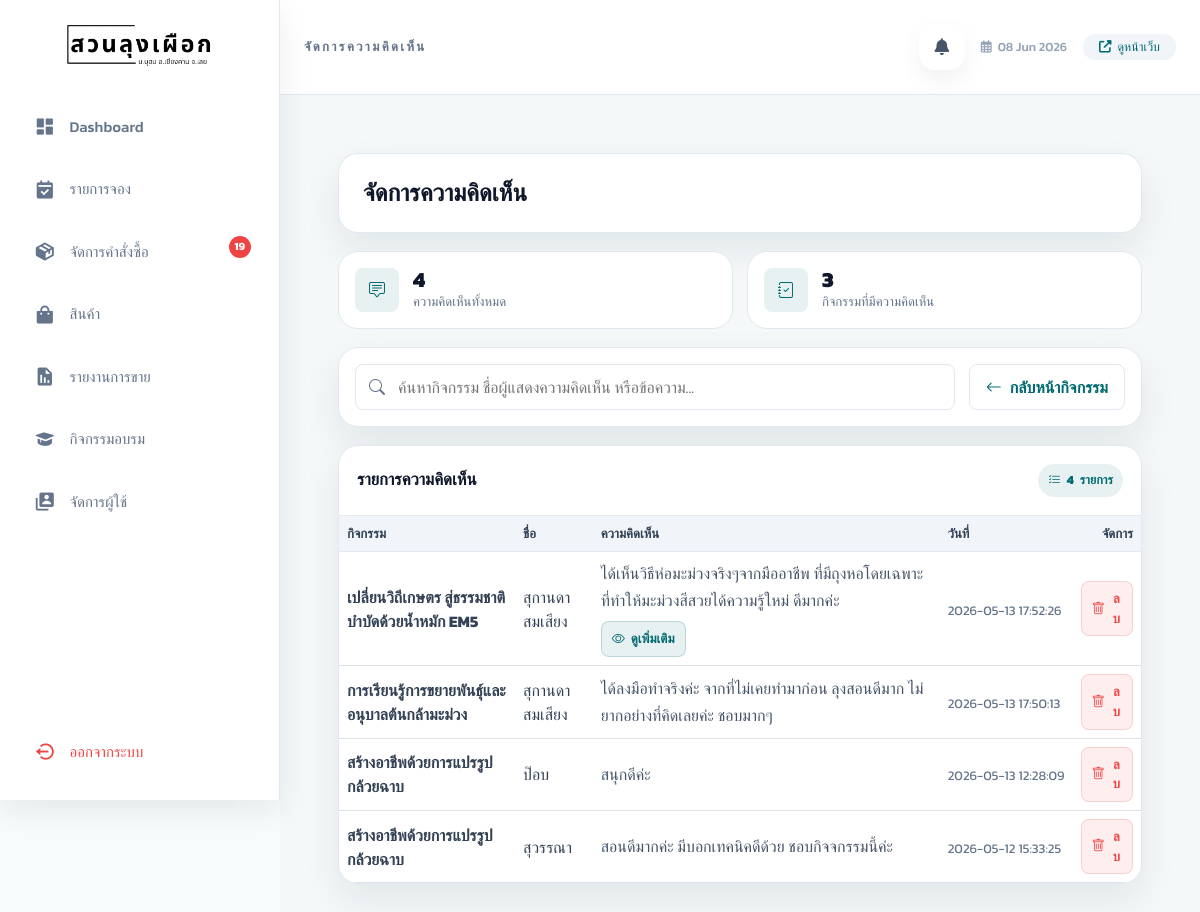
Page /admin/manage_comments.php (signed in) on the committed database.
### tables this page shows
CREATE TABLE `course_comments` (
  `comment_id` int(11) NOT NULL,
  `courses_id` int(11) NOT NULL,
  `member_id` int(11) DEFAULT NULL,
  `comment_text` text NOT NULL,
  `created_at` datetime DEFAULT current_timestamp(),
  `name` varchar(30) DEFAULT NULL,
  `guest_identifier` varchar(100) NOT NULL
);

CREATE TABLE `courses` (
  `courses_id` int(11) NOT NULL,
  `course_name` varchar(255) NOT NULL,
  `course_description` text NOT NULL,
  `image1` varchar(255) DEFAULT NULL,
  `image2` varchar(255) DEFAULT NULL,
  `image3` varchar(255) DEFAULT NULL,
  `created_at` timestamp NULL DEFAULT current_timestamp(),
  `updated_at` timestamp NULL DEFAULT current_timestamp() ON UPDATE current_timestamp()
);

### admin/manage_comments.php (the view, shortened to what this page needs)
<?php
require_once 'sidebar.php';
$comments = [];
$stmt = $conn->prepare("
    SELECT
        cc.comment_id,
        cc.name,
        cc.comment_text,
        cc.created_at,
        c.course_name
    FROM course_comments cc
    JOIN courses c ON cc.courses_id = c.courses_id
    ORDER BY cc.created_at DESC
");
if ($stmt) {
    $stmt->execute();
    $result = $stmt->get_result();
    while ($row = $result->fetch_assoc()) {
        $comments[] = [
            'comment_id' => (int)$row['comment_id'],
            'name' => $row['name'] ?: 'ไม่ระบุชื่อ',
            'comment_text' => $row['comment_text'] ?? '',
            'created_at' => $row['created_at'] ?? '',
            'course_name' => $row['course_name'] ?? '',
        ];
    }
}
$courseNames = [];
foreach ($comments as $comment) {
    $courseNames[$comment['course_name']] = true;
}
$adminPageExtraHead = <<<'HTML'
<link href="https://cdn.jsdelivr.net/npm/bootstrap@5.3.3/dist/css/bootstrap.min.css" rel="stylesheet">
<link rel="stylesheet" href="https://cdn.jsdelivr.net/npm/bootstrap-icons@1.11.3/font/bootstrap-icons.min.css">
HTML;
?>
<div class="comments-admin-page">
    <section class="comment-hero">
        <div>
            <h1 class="comment-title">จัดการความคิดเห็น</h1>
        </div>
    </section>
    <section class="comment-stats" aria-label="สรุปความคิดเห็น">
        <div class="comment-stat">
            <span class="comment-stat-icon"><i class="bi bi-chat-square-text"></i></span>
            <div>
                <p class="comment-stat-value"><?= number_format(count($comments)) ?></p>
                <div class="comment-stat-label">ความคิดเห็นทั้งหมด</div>
            </div>
        </div>
        <div class="comment-stat">
            <span class="comment-stat-icon"><i class="bi bi-journal-check"></i></span>
            <div>
                <p class="comment-stat-value"><?= number_format(count($courseNames)) ?></p>
                <div class="comment-stat-label">กิจกรรมที่มีความคิดเห็น</div>
            </div>
        </div>
    </section>
    <section class="comment-toolbar" aria-label="เครื่องมือจัดการความคิดเห็น">
        <div class="comment-search">
            <i class="bi bi-search"></i>
            <input type="search" id="commentSearch" placeholder="ค้นหากิจกรรม ชื่อผู้แสดงความคิดเห็น หรือข้อความ..." autocomplete="off">
        </div>
        <a href="edit_courses.php" class="btn-comment-back">
            <i class="bi bi-arrow-left"></i> กลับหน้ากิจกรรม
        </a>
    </section>
    <section class="comment-panel">
        <div class="comment-panel-head">
            <h2>รายการความคิดเห็น</h2>
            <span class="comment-count-pill"><i class="bi bi-list-check"></i> <span id="visibleCount"><?= number_format(count($comments)) ?></span> รายการ</span>
        </div>
        <div class="table-responsive">
            <table class="table table-hover align-middle comment-table">
                <thead>
                    <tr>
                        <th>กิจกรรม</th>
                        <th>ชื่อ</th>
                        <th>ความคิดเห็น</th>
                        <th>วันที่</th>
                        <th class="text-end">จัดการ</th>
                    </tr>
                </thead>
                <tbody>
                    <?php foreach ($comments as $comment): ?>
                        <?php
                        $fullText = $comment['comment_text'];
                        $shortText = mb_strimwidth($fullText, 0, 110, '...', 'UTF-8');
                        ?>
                        <tr class="comment-row" data-search="<?= htmlspecialchars(mb_strtolower($comment['course_name'] . ' ' . $comment['name'] . ' ' . $comment['comment_text'], 'UTF-8'), ENT_QUOTES, 'UTF-8') ?>">
                            <td class="course-cell" data-label="กิจกรรม"><?= htmlspecialchars($comment['course_name'], ENT_QUOTES, 'UTF-8') ?></td>
                            <td data-label="ชื่อ"><?= htmlspecialchars($comment['name'], ENT_QUOTES, 'UTF-8') ?></td>
                            <td data-label="ความคิดเห็น">
                                <div class="comment-preview"><?= nl2br(htmlspecialchars($shortText, ENT_QUOTES, 'UTF-8')) ?></div>
                                <?php if (mb_strlen($fullText, 'UTF-8') > 90): ?>
                                    <button class="btn btn-comment-view mt-2 view-comment-btn" type="button" data-bs-toggle="modal" data-bs-target="#viewCommentModal" data-comment-id="<?= (int)$comment['comment_id'] ?>">
                                        <i class="bi bi-eye"></i> ดูเพิ่มเติม
                                    </button>
                                <?php endif; ?>
                            </td>
                            <td data-label="วันที่"><span class="muted-small"><?= htmlspecialchars($comment['created_at'], ENT_QUOTES, 'UTF-8') ?></span></td>
                            <td class="text-end" data-label="จัดการ">
                                <button class="btn btn-comment-delete delete-comment-btn" type="button" data-bs-toggle="modal" data-bs-target="#deleteCommentModal" data-comment-id="<?= (int)$comment['comment_id'] ?>" data-comment-name="<?= htmlspecialchars($comment['name'], ENT_QUOTES, 'UTF-8') ?>">
                                    <i class="bi bi-trash"></i> ลบ
                                </button>
                            </td>
                        </tr>
                    <?php endforeach; ?>
                </tbody>
            </table>
        </div>
    </section>
</div>

### admin/manage_comments.php (style rules this page uses)
:root { --comment-green: #016A70; --comment-green-dark: #01545a; --comment-green-soft: rgba(1, 106, 112, .09); --comment-ink: #0f172a; --comment-muted: #64748b; --comment-line: #e2e8f0; --comment-bg: #f8fafc; --comment-panel: #ffffff; --comment-red: #ef4444; --comment-shadow: 0 16px 38px rgba(15, 23, 42, .08); --comment-radius: 8px; }
.comments-admin-page { width: 100%; max-width: 1420px; margin: 0 auto; padding: 28px; color: var(--comment-ink); }
.comment-hero, .comment-toolbar, .comment-panel, .comment-empty, .comment-modal .modal-content { background: var(--comment-panel); border: 1px solid var(--comment-line); border-radius: 20px; box-shadow: var(--comment-shadow); }
.comment-hero { display: grid; grid-template-columns: minmax(0, 1fr) auto; align-items: center; gap: 20px; padding: 24px; margin-bottom: 18px; }
.comment-title { margin: 0; font-size: clamp(1.45rem, 2vw, 2rem); font-weight: 800; line-height: 1.25; letter-spacing: 0; }
.comment-stats { display: grid; grid-template-columns: repeat(2, minmax(0, 1fr)); gap: 14px; margin-bottom: 18px; }
.comment-stat { display: flex; align-items: center; gap: 14px; padding: 16px; background: #fff; border: 1px solid var(--comment-line); border-radius: 20px; }
.comment-stat-icon { display: inline-flex; align-items: center; justify-content: center; width: 44px; height: 44px; border-radius: 8px; color: var(--comment-green); background: var(--comment-green-soft); flex: 0 0 auto; }
.comment-stat-value { margin: 0; font-size: 1.35rem; font-weight: 800; line-height: 1.1; }
.comment-stat-label { color: var(--comment-muted); font-size: .82rem; }
.comment-toolbar { display: flex; align-items: center; justify-content: space-between; gap: 14px; padding: 16px; margin-bottom: 18px; }
.comment-search { position: relative; flex: 1 1 360px; max-width: 620px; }
.comment-search i { position: absolute; left: 14px; top: 50%; transform: translateY(-50%); color: var(--comment-muted); }
.comment-search input { width: 100%; min-height: 46px; padding: 10px 16px 10px 42px; border: 1px solid var(--comment-line); border-radius: var(--comment-radius); outline: none; transition: .2s ease; }
.btn-comment-back { display: inline-flex; align-items: center; justify-content: center; gap: 8px; min-height: 42px; padding: 10px 16px; border: 1px solid var(--comment-line); border-radius: var(--comment-radius); background: #fff; color: var(--comment-green); font-weight: 700; text-decoration: none; }
.comment-panel { overflow: hidden; }
.comment-panel-head { display: flex; align-items: center; justify-content: space-between; gap: 12px; padding: 18px; border-bottom: 1px solid var(--comment-line); }
.comment-panel-head h2 { margin: 0; font-size: 1.05rem; font-weight: 800; }
.comment-count-pill { display: inline-flex; align-items: center; gap: 6px; padding: 7px 10px; border-radius: 999px; background: var(--comment-green-soft); color: var(--comment-green); font-size: .78rem; font-weight: 800; }
.comment-table { margin: 0; }
.comment-table thead th { background: #f1f5f9; color: #334155; border-bottom: 1px solid var(--comment-line); font-size: .82rem; white-space: nowrap; }
.comment-table td { vertical-align: middle; color: #334155; min-width: 0; overflow-wrap: anywhere; }
.course-cell { max-width: 260px; font-weight: 700; color: var(--comment-ink); }
.comment-preview { max-width: 520px; color: #475569; line-height: 1.65; }
.muted-small { color: var(--comment-muted); font-size: .82rem; white-space: nowrap; }
.btn-comment-view, .btn-comment-delete { display: inline-flex; align-items: center; justify-content: center; gap: 6px; min-height: 36px; padding: 7px 10px; border-radius: var(--comment-radius); font-size: .82rem; font-weight: 700; }
.btn-comment-view { border: 1px solid rgba(1, 106, 112, .2); background: var(--comment-green-soft); color: var(--comment-green); }
.btn-comment-delete { border: 1px solid rgba(239, 68, 68, .18); background: rgba(239, 68, 68, .09); color: var(--comment-red); }

### rows in the picture
course_comments: courses.course_name "เปลี่ยนวิถีเกษตร สู่ธรรมชาติบำบัดด้วยน้ำหมัก EM5", name "สุกานดา สมเสียง", comment_text "ได้เห็นวิธีห่อมะม่วงจริงๆจากมืออาชีพ ที่มีถุงหอโดยเฉพาะที่ทำให้มะม่วงสีสวยได้ความรู้ใหม่ ดีมากค่ะ", created_at "2026-05-13 17:52:26"
course_comments: courses.course_name "การเรียนรู้การขยายพันธุ์และอนุบาลต้นกล้ามะม่วง", name "สุกานดา สมเสียง", comment_text "ได้ลงมือทำจริงค่ะ จากที่ไม่เคยทำมาก่อน ลุงสอนดีมาก ไม่ยากอย่างที่คิดเลยค่ะ ชอบมากๆ", created_at "2026-05-13 17:50:13"
course_comments: courses.course_name "สร้างอาชีพด้วยการแปรรูปกล้วยฉาบ", name "ป๊อบ", comment_text "สนุกดีค่ะ", created_at "2026-05-13 12:28:09"
course_comments: courses.course_name "สร้างอาชีพด้วยการแปรรูปกล้วยฉาบ", name "สุวรรณา", comment_text "สอนดีมากค่ะ มีบอกเทคนิคดีด้วย ชอบกิจจกรรมนี้ค่ะ", created_at "2026-05-12 15:33:25"

### other values in the picture
$total_pending "19"
$title "จัดการความคิดเห็น"
count($comments) "4"
count($courseNames) "3"
